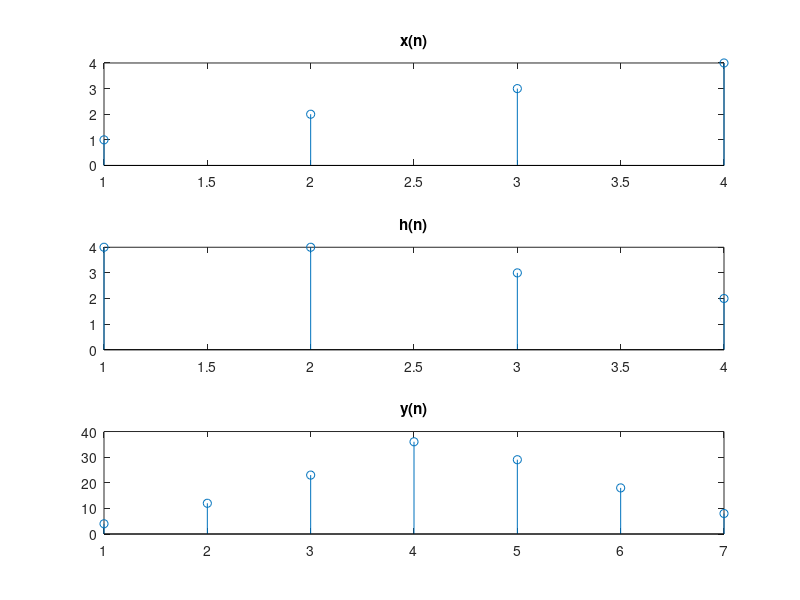

The MATLAB script that drew this image:
clear all;
clc;
t=1:1:7;
x=[1 2 3 4];
h=[4 4 3 2];
y=zeros(1, length(x)+length(h)-1);

for i=1:length(x)
    for j=1:length(h)
        val=x(j)*h(i);
        array(i,j)=val;
    end
end


for k=1:length(x)
    j=1;
   for i=k:-1:1
     %disp(y(k));
     y(k)=array(i,j)+y(k);
     j=j+1; 
   end
end
val=2;
for k=length(x)+1:length(x)+length(h)-1
    row=length(x);
    for i=val:length(x)
        y(k)=y(k)+array(row,i)
        row=row-1;
    end
    val=val+1;
end



subplot(3,1,1);
stem(x);
title('x(n)');


subplot(3,1,2);
stem(h);
title('h(n)');


subplot(3,1,3);
stem(y);
title('y(n)');







